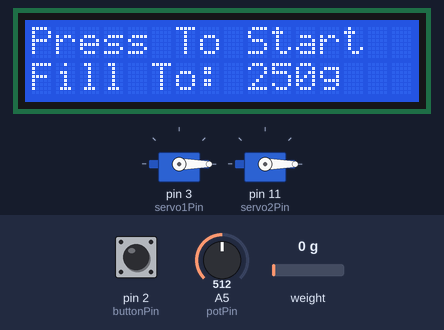
The sketch below on a simulated Arduino Uno, built with avr-gcc and run on an emulated ATmega328P. On the bench: 2 × servo, 16×2 character LCD. The test bench sets the inputs (shaded band); at power-on: pin 2 (buttonPin) HIGH, weight on the scale 0 g, A5 (potPin) = 512.

Above: at 2.7 s.
2.8 s: pin 2 (buttonPin) pulled LOW for 3.2 s
At 7.2 s:
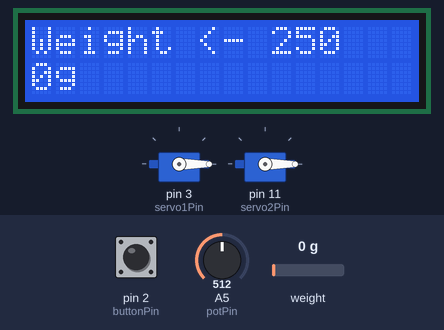
7.5 s: weight on the scale set to 100 g
At 9.8 s:
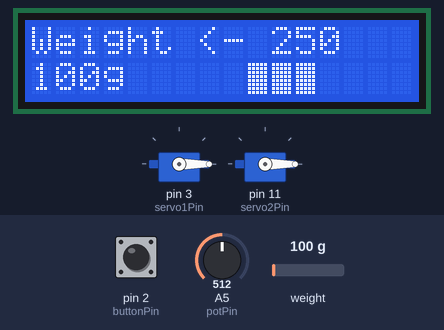
10.1 s: pin 2 (buttonPin) pulled LOW for 1 s
At 11.8 s:
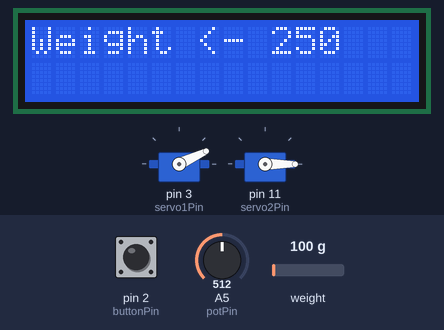
12.6 s: weight on the scale set to 314 g
At 13.4 s:
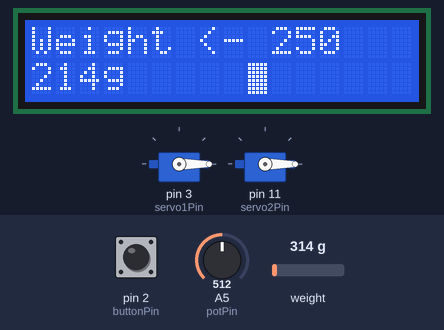
15.6 s: weight on the scale set to 366 g
At 16.5 s:
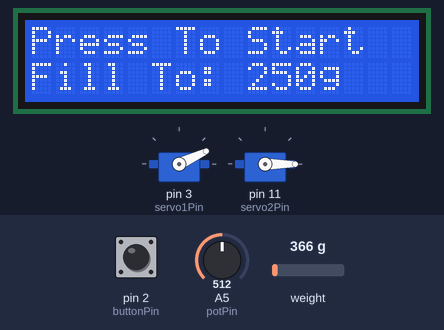
17.2 s: A5 (potPin) set to 716
At 18.0 s:
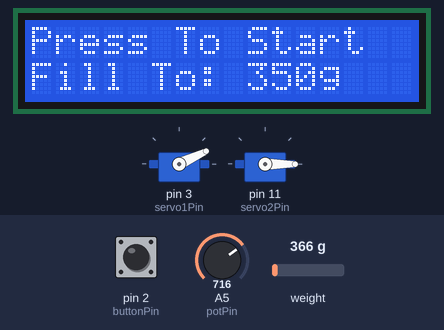
Timing chart, 0 to 19.7 s (numbered marks = the images above; inputs shaded):
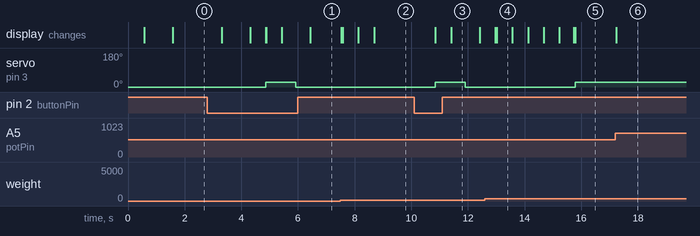

Measured:
- the behaviour switches between 349 and 350 g on weight on the scale (found by bisection; images 4 and 5)
- after the input at 2.8 s, servo on pin 3 (servo1Pin): 0° → 25° after 2.1 s, → 0° 1.1 s later; the display: first changes after 0.51 s (image 1 shows a later state)
- after the input at 7.5 s, the display: first changes at once (image 2 shows a later state)
- after the input at 10.1 s, servo on pin 3 (servo1Pin): 0° → 25° after 0.75 s, → 0° 1.1 s later; the display: first changes after 0.75 s (image 3 shows a later state)
- after the input at 12.6 s, the display: first changes after 0.36 s (image 4 shows a later state)
- after the input at 15.6 s, servo on pin 3 (servo1Pin): 0° → 25° after 0.19 s; the display: first changes after 0.13 s (image 5 shows a later state)
- after the input at 17.2 s, the display: changes at once (image 6)

The sketch:

Cereal-Bowl-Dispenser-code.ino
```cpp
// (licence header left out)
// include the library code:
#include <LiquidCrystal.h>
#include "HX711.h"
#include <Servo.h>


//              LCD VARS
// initialize the library by associating any needed LCD interface pin
// with the arduino pin number it is connected to
const uint8_t rs = 6, en = 7, d4 = 8, d5 = 9, d6 = 10, d7 = 12;
LiquidCrystal lcd(rs, en, d4, d5, d6, d7);
uint16_t
  wt,
  //servo stuff
  servoOpen  = 45,
  servoClose = 0,
  //calibrate load stuff
  calibrationAccuracy = 20,
  calibrateDivideBy = 2;

Servo myServo1;
Servo myServo2;
HX711 scale;
//              Servo/potentiometer Vars
 // create servo object to control a servo

const uint8_t servo1Pin = 3;
const uint8_t servo2Pin = 11;
const uint8_t potPin = A5;  // analog pin used to connect the potentiometer
const uint8_t buttonPin = 2;
const uint8_t
  dataPin = 4,
  clockPin = 5;


uint32_t val;    // variable to read the value from the analog pin
int setWt;


//declare scale vars

volatile float Wt;


void lcdStartCode();
int lcdStartLines();
void lcdFillingSet(int setWT);
void lcdFilling(int WT);
void setLCD(int loadCell);

const uint8_t offsetLoad = 8;

uint8_t load[8] = {
	0b11111,
	0b11111,
	0b11111,
	0b11111,
	0b11111,
	0b11111,
	0b11111,
	0b11111
};


void setup()
{
    //fill bowl vars
    const int constantFill = 10;//max wight of the seral depended in LBS
    int
        weight,//active weight of bowl (in LBS)
        servo_rotation,//angle of servo in DEG
        bowlWeight; // wight of bowl pre dispense in LBS

    //servo,potentiometer setup
    myServo1.attach(servo1Pin);
    myServo2.attach(servo2Pin);  // attaches the servo on pin 9 to the servo object

    //Set up Servo
    openServo();
    delay(500);
    openServo();//*/

    //Set up button
    pinMode(buttonPin, INPUT);

    //LCD display setup
    lcd.begin(16, 2);
    lcd.clear();
    lcdStartCode();

    //set up scale data
    scale.begin(dataPin, clockPin);
    scale.tare(); //Set Scale to 0
    scale.set_scale(243.061996); //Calibration amount for scale
    //*/

    //serial display
    // Serial.begin(9600); //commented out Serial to icresse performance
}

void loop()
{
    //set WT
    setWt = lcdStartLines();

    //If the button is pressed run the program
    if (digitalRead(buttonPin) == LOW){
      //delay so not button infiniate loop
      delay(500);
      fillUpCereal();//Fill up serial Algritam
    }
}


//despenceing cerial
void openServo(){
  myServo1.write(0);  //left
  myServo2.write(0); //right
}

//#not despencing cerial
void closeServo(){
  myServo1.write(25); //left
  myServo2.write(-25); //right
}

/*
{

  Wt = scale.read();
  Serial.println(Wt);
  delay(250);
  return Wt;
}*/


//  -- END OF FILE --
```

LCD_display_preprograms.ino
```cpp
void fillUpCereal(){
  int wtOffset;
  int i = 1;
  volatile float wt;


  lcdFillingSet(setWt);//set up the program
  wtOffset = scale.get_units(5);
  wt = 0;


  //add a delay between the start so button can be unpressed for the exit

  //open servo
  openServo();

  while(setWt > wt) {


    //get wt of pin (THIS WILL BE CHANGED)
    wt = scale.get_units(5);
    // wt = scale.get_units(5);
    wt = wt - wtOffset;

    //add wt to LCD display
    lcdFilling(wt);

    //add load bar
    if ((setWt*i/(16-offsetLoad)) < wt) {
      setLCD(i+offsetLoad);
      i++;
    }
    //add a exit, delay so no overlap on loops
    if (digitalRead(buttonPin) == LOW){ delay(500); break; }
  }
  //open servo
  closeServo();

  //reset the screen when were done
  lcdStartCode();
}
/*=============================
           LCD SHIT
==============================*/


//START DISPLAY

//start start LCD display code
void lcdStartCode(){
  lcd.clear();
  lcd.setCursor(0, 0);
  lcd.print("Press To Start");
  lcd.setCursor(0, 1);
  lcd.print("Fill To: ");
}

//update wt set
int lcdStartLines(){
  int setWeight;
  lcd.setCursor(9, 1);
  lcd.print("    ");

  lcd.setCursor(9, 1);
  setWeight = ((analogRead(potPin)/calibrationAccuracy)*calibrationAccuracy)/calibrateDivideBy;
  lcd.print(setWeight);
  lcd.print("g");

  //add some delay so it doesn't look like a stroke
  delay(50);

  return setWeight;
}


//FILL DISPLAY

//set up load display
void lcdFillingSet(int setWT){
  lcd.clear();
  lcd.setCursor(0, 0);
  lcd.print("Weight <- ");
  lcd.print(setWT);
}

//fill wt set
void lcdFilling(int WT){
  //clear board
  lcd.setCursor(0, 1);
  lcd.print("        ");

  //set wt and g
  lcd.setCursor(0, 1);
  lcd.print(WT);
  lcd.print("g");

  //add some delay so it doenst look like a stroke
  delay(50);
}


//Fill bar in filling screen
void setLCD(int loadCell){

  Serial.println(loadCell);
  lcd.createChar(0, load);

  lcd.setCursor(loadCell, 1);
  lcd.write(byte(0));
  //lcd.print("F");
}
```
